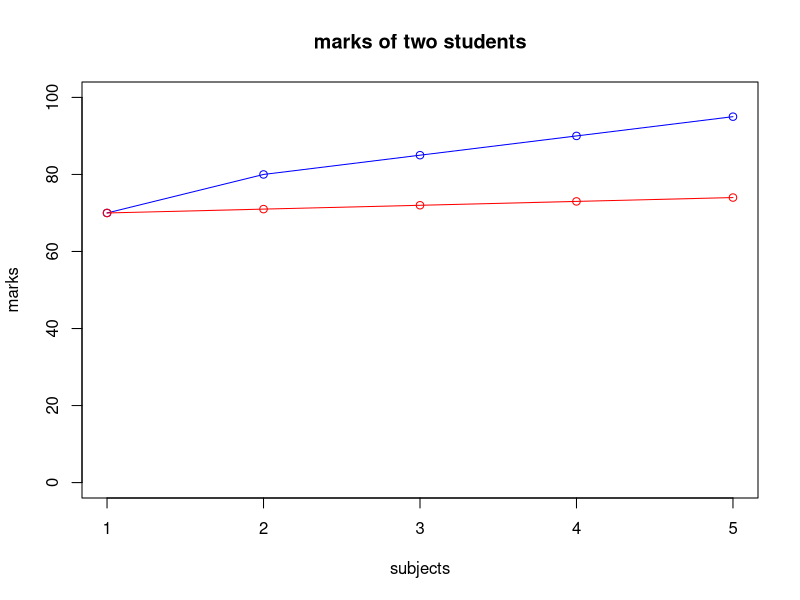

Reproduce this figure in R.
subjects<-c(1,2,3,4,5)
student1_marks<-c(70,80,85,90,95)
student2_marks<-c(70,71,72,73,74)

plot(subjects,student1_marks,type="o",col="blue",xlab="subjects",ylab="marks",ylim=c(0,100),main="marks of two students")
lines(subjects,student2_marks,type="o",col="red")